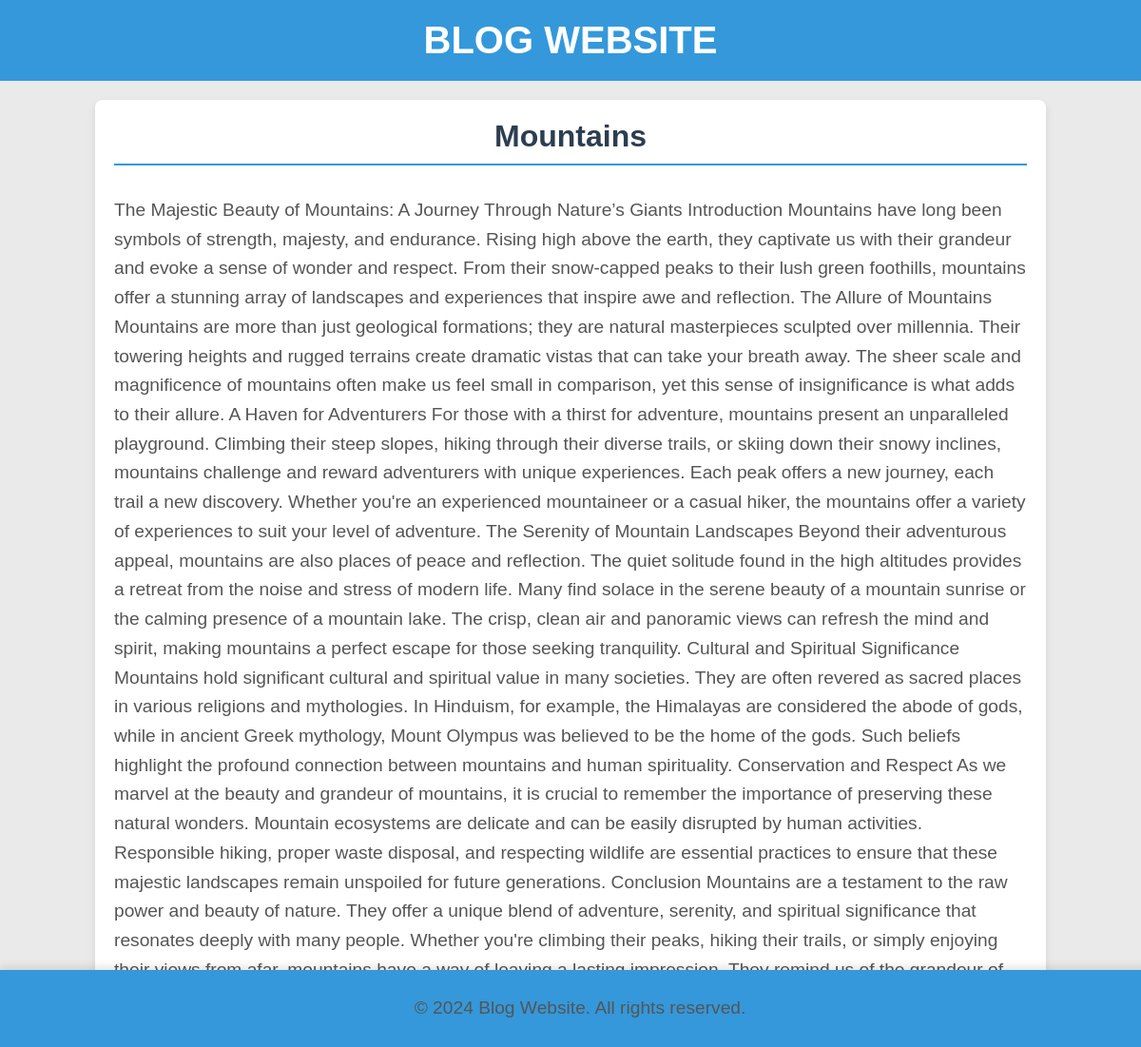
Page /blog_app/1 on the committed database.
### blog_app/models.py (models this page shows, shortened)
class Myblog(models.Model):
    title = models.CharField(max_length=100)
    slug= models.SlugField(max_length=150,blank=True,null=True)
    des = models.TextField()

### blog_app/views.py (the view)
# urls.py: path('blog_app/<id>',DetailBlog,name='Detail')
def DetailBlog(request,id):
    obj = get_object_or_404(Myblog,id=id)
    return render(request,'detail.html',{"detail":obj})

### blog_app/Templates/detail.html (shortened to what this page needs)
<!DOCTYPE html>
<html lang="en">
<head>
</head>
<body>
    <h1>Blog Website</h1>
    <div class="container">
        <h3>{{detail.title}}</h3>
        <p>{{detail.des}}</p>
    </div>
    <footer>
        <p>&copy; 2024 Blog Website. All rights reserved.</p>
    </footer>
</body>
</html>

### blog_app/Templates/detail.html (style rules this page uses)
body { font-family: Arial, sans-serif; margin: 0; padding: 0; background-color: #eaeaea; color: #333; }
h1 { background-color: #3498db; color: #fff; padding: 20px; text-align: center; margin: 0; font-size: 2.5em; text-transform: uppercase; }
.container { width: 80%; margin: auto; padding: 20px; background-color: #fff; border-radius: 8px; box-shadow: 0 4px 8px rgba(0, 0, 0, 0.1); margin-top: 20px; }
h3 { color: #2c3e50; font-size: 2em; border-bottom: 2px solid #3498db; padding-bottom: 10px; margin-top: 0; text-align: center; }
p { line-height: 1.6; font-size: 1.2em; margin: 15px 0; color: #555; }
footer { background-color: #3498db; color: #fff; text-align: center; padding: 10px; position: fixed; bottom: 0; width: 100%; box-shadow: 0 -4px 8px rgba(0, 0, 0, 0.1); }

### rows in the picture
Myblog: title "Mountains", des "The Majestic Beauty of Mountains: A Journey Through Nature’s Giants Introduction Mountains have long been symbols of strength, majesty, and endurance. Rising high above the earth, they captivate us with their grandeur and evoke a sense of wonder and respect. From their snow-capped peaks to their lush green foothills, mountains offer a stunning array of landscapes and experiences that inspire awe and reflection. The Allure of Mountains Mountains are more than just geological formations; they are natural masterpieces sculpted over millennia. Their towering heights and rugged terrains create dramatic vistas that can take your breath away. The sheer scale and magnificence of mountains often…"
